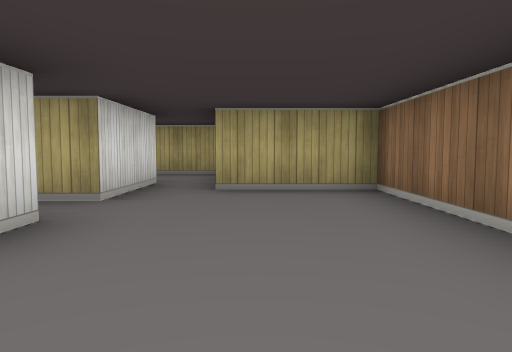
[1] (above)

12 first-person views from a walk through a cub3D ray-caster map. The camera is about half as high as the walls, tilts 4° down and sees 70° across. The floor is counted in squares. Each view is taken from the middle of a square. On the plan, view 1 faces up. The plan holds only what a view shows up to about 9 squares ahead; the rest is blank.

[2]
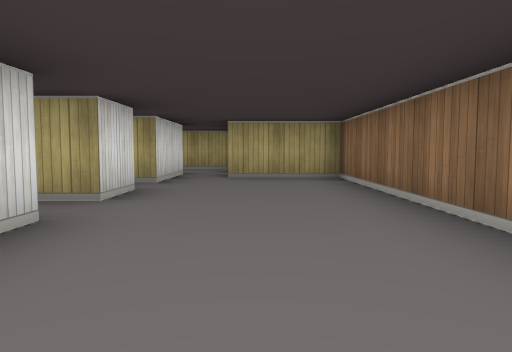

[3]
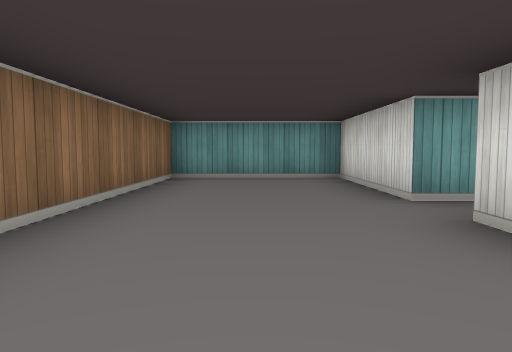

[4]
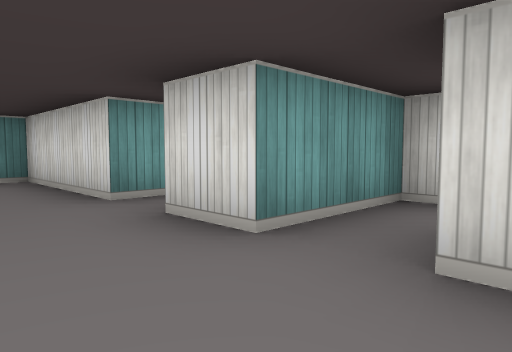

[5]
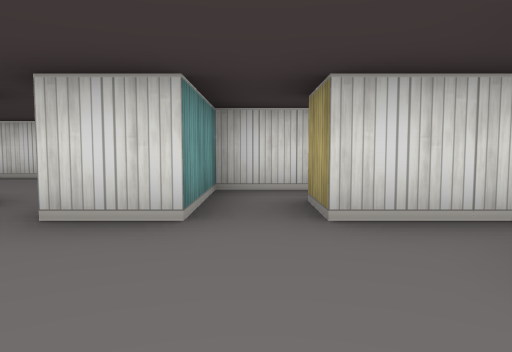

[6]
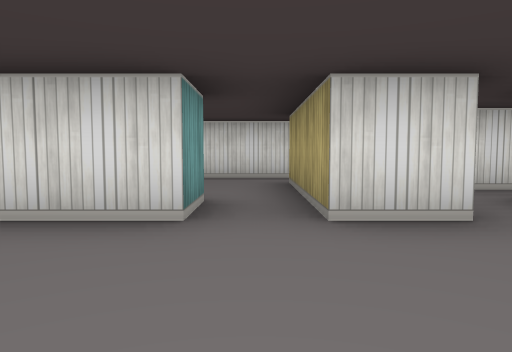

[7]
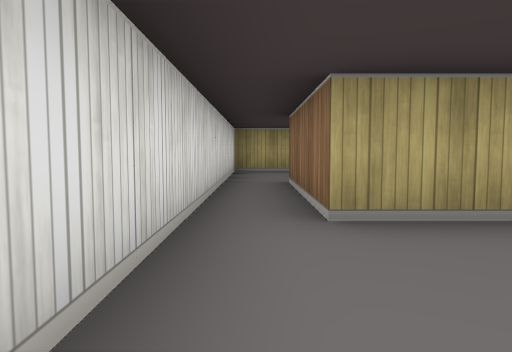

[8]
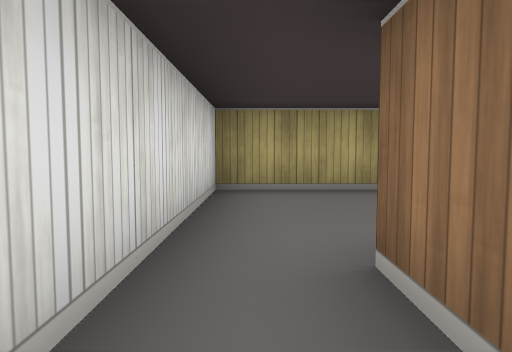

[9]
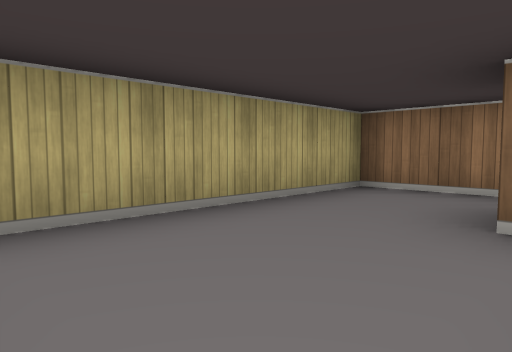

[10]
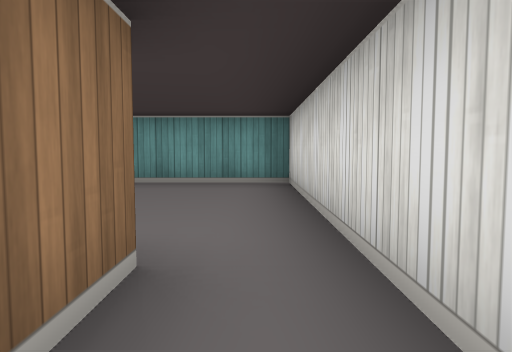

[11]
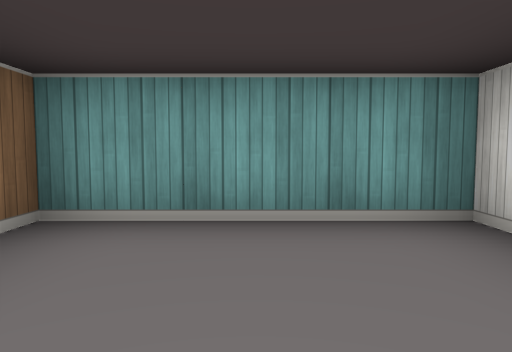

[12]
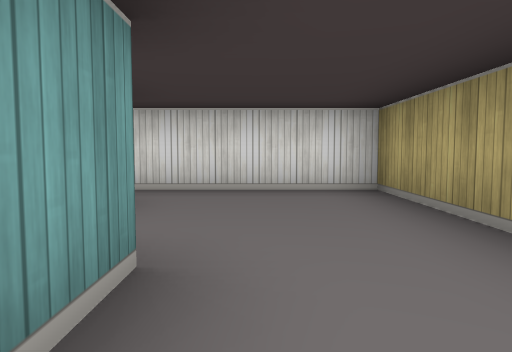

### Floor plan
Points are (right, up) in squares from view 1. A wall is a line through its corners. A room is listed if a view was taken in it or the views show most of it. See-through windows are left out.
Room 1 (views 1, 2, 3, 4, 5, 6)
walls: (-1.5, 0.5) (-1.5, -2.5) (1.5, -2.5) (1.5, 4.5) (-0.5, 4.5); (-1.5, 2.5) (-1.5, 1.5); (-1.5, 4.5) (-1.5, 3.5)
ways out: opening at (-2, 1) to room 2; opening at (-1, 5) to room 4; opening at (-2, 3) to room 5
Room 2 (views 7, 8, 10, 11)
walls: (-2.5, 0.5) (-1.5, 0.5); (-1.5, 1.5) (-4.5, 1.5) (-4.5, 4.5); (-5.5, 4.5) (-5.5, -2.5) (-2.5, -2.5) (-2.5, -2)
ways out: opening at (-2, 1) to room 1; opening at (-5, 4) to room 3
Room 3 (view 9)
walls: (-2.5, 5.5) (-1.5, 5.5); (-1.5, 7.5) (-5.5, 7.5) (-5.5, 4.5)
ways out: opening at (-5, 4) to room 2; opening at (-2, 6.5) to room 4; opening at (-3, 4) to room 5
Room 4 (view 12)
walls: (-0.5, 5.9) (-0.5, 7.5) (-1.5, 7.5); (-1.5, 5.5) (-1.5, 4.5)
ways out: opening at (-1, 5) to room 1; opening at (-2, 6.5) to room 3
Room 5 (no view inside)
walls: (-3.5, 4.2) (-3.5, 2.5) (-1.5, 2.5); (-1.5, 3.5) (-2.5, 3.5)
ways out: opening at (-2, 3) to room 1; opening at (-3, 4) to room 3

Positions as (right, up) in squares from view 1, and headings:
1: (0, 0), facing up
2: (0, -2), facing up
3: (0, 4), facing down
4: (0, 4), facing down-left
5: (1, 3), facing left
6: (1, 1), facing left
7: (-5, -1), facing up
8: (-5, 3), facing up
9: (-5, 5), facing up-right
10: (-5, 3), facing down
11: (-4, 0), facing down
12: (-1, 6), facing left
